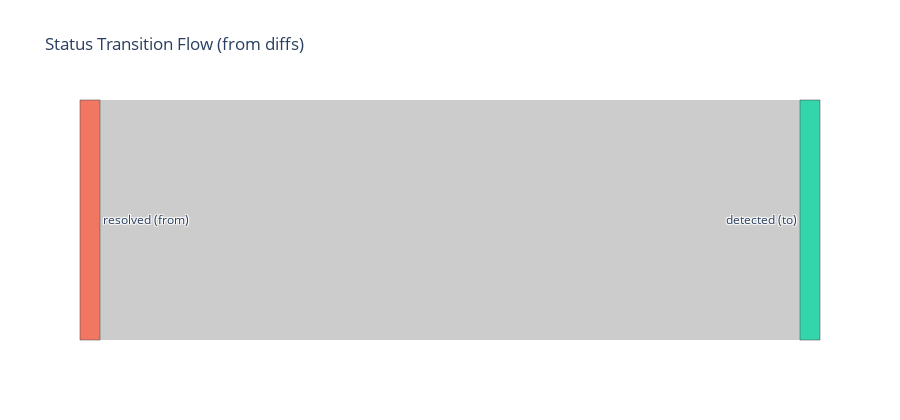

The cell this chart's notebook holds for it:
### Code cell
# --- Status transitions: Sankey diagram ---
if not diff_items.empty:
    status_changes = modified[modified["changed_fields"].apply(lambda x: "status" in x)].copy()
    if len(status_changes) > 0:
        status_changes["old_status"] = status_changes["field_changes"].apply(
            lambda fc: fc.get("status", {}).get("old", "unknown")
        )
        status_changes["new_status"] = status_changes["field_changes"].apply(
            lambda fc: fc.get("status", {}).get("new", "unknown")
        )
        flow = status_changes.groupby(["old_status", "new_status"]).size().reset_index(name="count")

        all_labels = sorted(set(flow["old_status"]) | set(flow["new_status"]))
        label_map = {lab: i for i, lab in enumerate(all_labels)}
        offset = len(all_labels)
        labels = [f"{l} (from)" for l in all_labels] + [f"{l} (to)" for l in all_labels]

        fig = go.Figure(go.Sankey(
            node=dict(label=labels, pad=15, thickness=20),
            link=dict(
                source=[label_map[r["old_status"]] for _, r in flow.iterrows()],
                target=[label_map[r["new_status"]] + offset for _, r in flow.iterrows()],
                value=flow["count"].tolist(),
            ),
        ))
        fig.update_layout(title="Status Transition Flow (from diffs)", height=420)
        fig.show()
    else:
        print("No status transitions detected.")

### Figure 1 — Plotly figure (JSON) as saved in the notebook; plotly's stock layout.template omitted (floating-point values rounded to 4 significant figures)
{"data": [{"link": {"source": [1], "target": [2], "value": [6]}, "node": {"label": ["detected (from)", "resolved (from)", "detected (to)", "resolved (to)"], "pad": 15, "thickness": 20}, "type": "sankey"}], "layout": {"height": 420, "title": {"text": "Status Transition Flow (from diffs)"}}}
